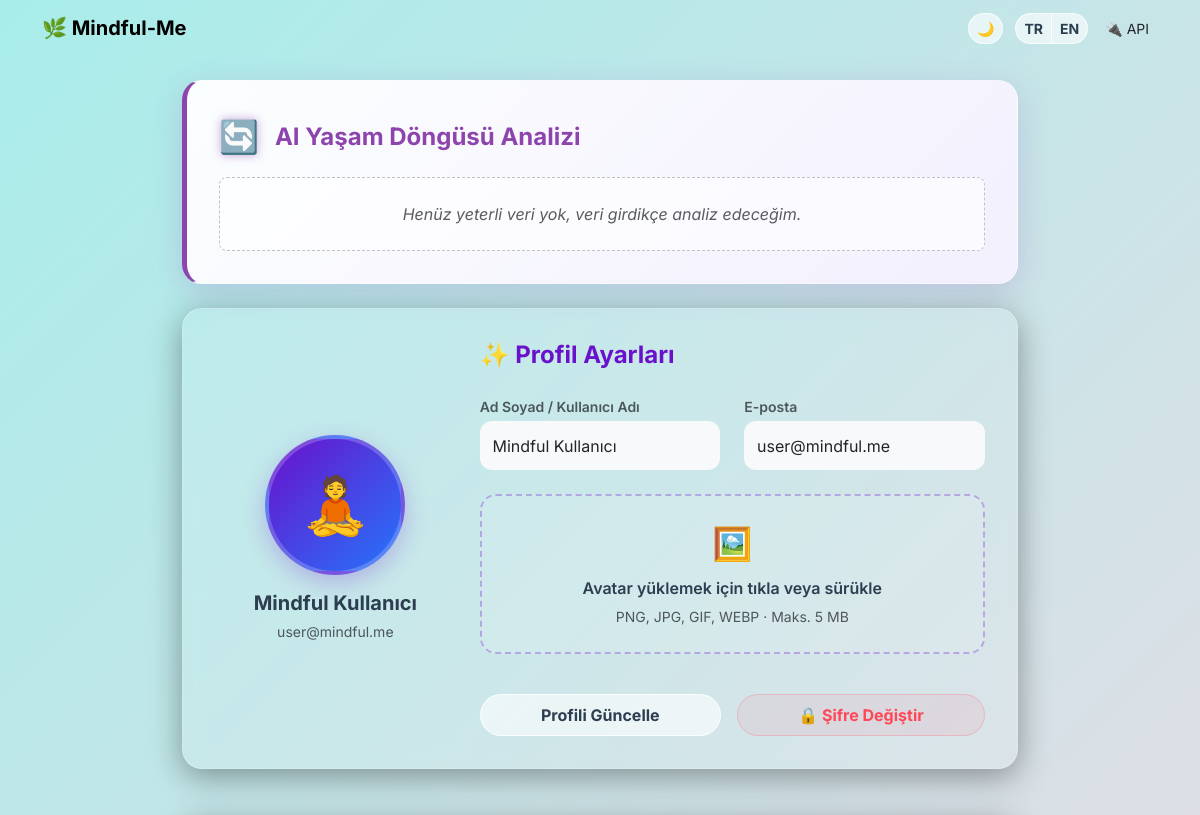
Before: /profile (upper part) with the older database file.
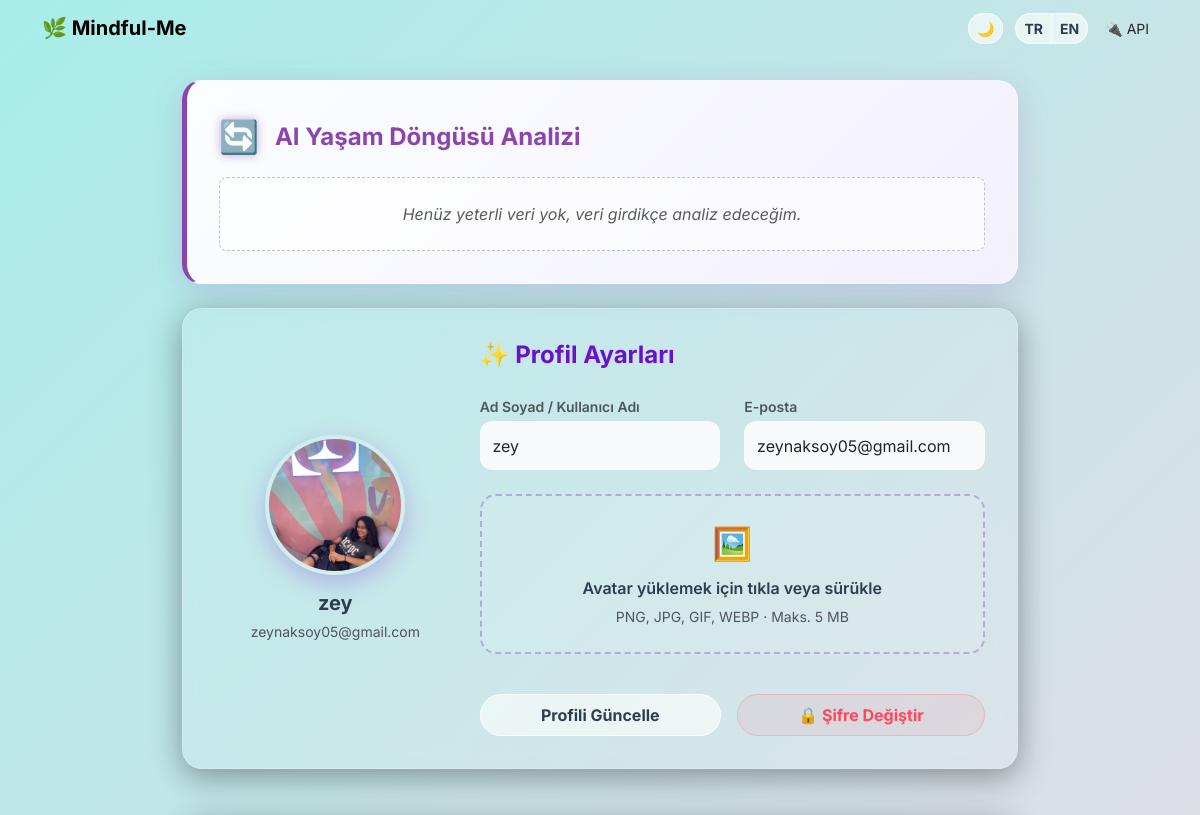
After: the same page with the newer database file.
### app/models.py (models this page shows, shortened)
class User(db.Model):
    id = db.Column(db.Integer, primary_key=True)
    username = db.Column(db.String(64), index=True, unique=True)
    email = db.Column(db.String(120), index=True, unique=True)
    password_hash = db.Column(db.String(256))
    avatar_file = db.Column(db.String(120), nullable=False, default='default.png')
    streak_count = db.Column(db.Integer, default=0)
    last_entry_date = db.Column(db.Date, nullable=True)
    has_sleep_master_badge = db.Column(db.Boolean, default=False)
    last_login = db.Column(db.DateTime, default=db.func.now())
    pending_notification = db.Column(db.String(255), nullable=True)

### app/routes.py (the view)
@main.route('/profile', methods=['GET', 'POST'])
def profile():
    try:
        user = User.query.first()
        if not user:
            user = User(username=_('Mindful Kullanıcı'), email='user@mindful.me', avatar_file='default.png')
            db.session.add(user)
            db.session.commit()
    except Exception:
        db.session.rollback()
        class DummyUser:
            id = 1
            username = 'Mindful Kullanıcı'
            email = 'user@mindful.me'
            avatar_file = 'default.png'
            streak_count = 0
        user = DummyUser()
        user.has_sleep_master_badge = False
    check_badges(user)
    smart_coach_feedback = get_lifestyle_feedback()
    form = ProfileForm()
    if form.validate_on_submit():
        try:
            user.username = form.username.data
            user.email = form.email.data
            file = form.avatar.data
            if file and file.filename:
                filename  = secure_filename(file.filename)
                ext       = os.path.splitext(filename)[1].lower() if '.' in filename else ''
                save_name = f"avatar_{user.id}{ext}"
                os.makedirs(AVATARS_DIR, exist_ok=True)
                file.save(os.path.join(AVATARS_DIR, save_name))
                user.avatar_file = save_name
            db.session.commit()
            flash(_('Profil başarıyla güncellendi! 🎉'), 'success')
        except Exception:
            db.session.rollback()
            flash(_('Profil güncellenirken hata oluştu (Veritabanı şema sorunu).'), 'danger')
        return redirect(url_for('main.profile'))
    elif request.method == 'GET':
        form.username.data = getattr(user, 'username', '')
        form.email.data = getattr(user, 'email', '')
    try:
        total_entries  = MoodEntry.query.count()
        all_entries = MoodEntry.query.all()
    except Exception:
        db.session.rollback()
        total_entries = 0
        all_entries = []
    mood_counts    = {}
    for e in all_entries:
        if getattr(e, 'mood', None):
            mood_counts[e.mood] = mood_counts.get(e.mood, 0) + 1
    best_mood      = max(mood_counts, key=mood_counts.get) if mood_counts else None
    avatar_file = getattr(user, 'avatar_file', 'default.png')
    avatar_url     = url_for('static', filename=f'avatars/{avatar_file}') \
                     if avatar_file and avatar_file != 'default.png' \
                     else None
    streak = getattr(user, 'streak_count', 0) or 0
    badges = [
        {'name': _('Başlangıç'), 'icon': '🌱', 'desc': _('3 Günlük Seri'), 'earned': streak >= 3},
        {'name': _('İstikrarlı'), 'icon': '🔥', 'desc': _('7 Günlük Seri'), 'earned': streak >= 7},
        {'name': _('Zen Ustası'), 'icon': '👑', 'desc': _('30 Günlük Seri'), 'earned': streak >= 30}
    ]
    if getattr(user, 'has_sleep_master_badge', False):
        badges.append({'name': _('Uyku Ustası'), 'icon': '💤', 'desc': _('3 Gün Üst Üste 8+ Saat Uyku'), 'earned': True})
    else:
        badges.append({'name': _('Uyku Ustası'), 'icon': '💤', 'desc': _('3 Gün Üst Üste 8+ Saat Uyku'), 'earned': False})
    insights = calculate_lifestyle_insights(all_entries)
    top_activities = get_best_feeling_activities(all_entries)
    show_support_card = False
    motivation_quote = ""
    try:
        latest_entry = MoodEntry.query.order_by(MoodEntry.timestamp.desc()).first()
        if latest_entry:
            score = MOOD_VALUES.get(latest_entry.mood, 3)
            bad_words = ['kötü', 'stresli', 'üzgün', 'uzgun', 'kotu']
            text_to_check = f"{latest_entry.text or ''} {getattr(latest_entry, 'mini_journal', '') or ''} {getattr(latest_entry, 'free_writing', '') or ''}".lower()
            has_bad_word = any(word in text_to_check for word in bad_words)
            if score < 3 or has_bad_word:
                show_support_card = True
                import random
                quotes = [
                    _("Zor zamanlar geçicidir, ama güçlü insanlar kalıcıdır."),
                    _("Her yeni gün, yeni bir başlangıçtır."),
                    _("İçindeki güce güven, sen bundan daha güçlüsün."),
                    _("Küçük adımlar, büyük değişimlere yol açar. Sadece devam et."),
                    _("Kendine şefkat göster, bugün elinden gelenin en iyisini yapıyorsun.")
                ]
                motivation_quote = random.choice(quotes)
    except Exception:
        pass
    ai_patterns = analyze_patterns()
    return render_template('profile.html', user=user, form=form,
                           total_entries=total_entries, mood_counts=mood_counts,
                           best_mood=best_mood, avatar_url=avatar_url, badges=badges,
                           insights=insights, smart_coach_feedback=smart_coach_feedback,
                           top_activities=top_activities, show_support_card=show_support_card,
                           motivation_quote=motivation_quote, ai_patterns=ai_patterns)

### app/forms.py
class ProfileForm(FlaskForm):
    username = StringField(_l('Ad Soyad / Kullanıcı Adı'), validators=[DataRequired()])
    email = StringField(_l('E-posta'), validators=[DataRequired(), Email()])
    avatar = FileField(_l('Avatar Yükle'), validators=[
        FileAllowed(['jpg', 'jpeg', 'png', 'gif', 'webp'], _l('Sadece resim dosyaları yüklenebilir!'))
    ])
    submit = SubmitField(_l('Profili Güncelle'))

### app/__init__.py (called while the page is built)
def get_locale():
    if 'language' in session:
        return session['language']
    return request.accept_languages.best_match(['tr', 'en'], default='tr')

### app/models.py (called while the page is built)
def get_fernet():
    key = current_app.config.get('ENCRYPTION_KEY')
    if key:
        try:
            from cryptography.fernet import Fernet
            return Fernet(key.encode('utf-8'))
        except ImportError:
            pass
    return None

    @property
    def mini_journal(self):
        f = get_fernet()
        if self._mini_journal and f:
            try:
                return f.decrypt(self._mini_journal.encode('utf-8')).decode('utf-8')
            except:
                return self._mini_journal
        return self._mini_journal

### app/routes.py (called while the page is built)
@main.before_request
def check_pending_notifications():
    try:
        user = User.query.first()
        if user:
            user.last_login = datetime.utcnow()
            if getattr(user, 'pending_notification', None):
                flash(user.pending_notification)
                user.pending_notification = None
            db.session.commit()
    except Exception:
        db.session.rollback()

def check_badges(user):
    if not user: return
    recent_entries = MoodEntry.query.order_by(MoodEntry.timestamp.desc()).limit(3).all()
    if len(recent_entries) == 3:
        all_good = True
        for e in recent_entries:
            if getattr(e, 'sleep_hours', None) is None or float(e.sleep_hours) < 8:
                all_good = False
                break
        if all_good and not getattr(user, 'has_sleep_master_badge', False):
            user.has_sleep_master_badge = True
            try:
                db.session.commit()
            except Exception:
                db.session.rollback()

### app/templates/profile.html (shortened to what this page needs)
<!DOCTYPE html>
<html lang="tr">
<head>
    <link href="https://cdn.jsdelivr.net/npm/bootstrap@5.3.2/dist/css/bootstrap.min.css" rel="stylesheet">
    <link rel="stylesheet" href="{{ url_for('static', filename='css/style.css') }}">
</head>
<body>
    <nav class="navbar navbar-expand-lg navbar-light mb-4 glass-nav">
        <div class="container">
            <a class="navbar-brand fw-bold" href="{{ url_for('main.index') }}">🌿 Mindful-Me</a>
            <div class="ms-auto d-flex align-items-center gap-2">
                <button class="btn btn-sm btn-glass me-1" id="darkModeToggle" title="{{ _('Gece Modu') }}">🌙</button>
                <div class="btn-group">
                    <a href="{{ url_for('main.set_language', language='tr') }}" class="btn btn-sm btn-glass">TR</a>
                    <a href="{{ url_for('main.set_language', language='en') }}" class="btn btn-sm btn-glass">EN</a>
                </div>
                <a href="{{ url_for('main.api_entries') }}" target="_blank" class="btn btn-sm btn-api">
                    🔌 {{ _('API') }}
                </a>
            </div>
        </div>
    </nav>
    <div class="container" style="max-width: 860px;">
        <div class="glass-card mb-4" style="background: linear-gradient(135deg, rgba(255, 255, 255, 0.95) 0%, rgba(245, 240, 255, 0.95) 100%); border-left: 5px solid #8e44ad; box-shadow: 0 8px 32px rgba(142, 68, 173, 0.2);">
            <div class="d-flex align-items-center mb-3">
                <span class="fs-2 me-3" style="text-shadow: 0 0 10px rgba(142,68,173,0.5);">🔄</span>
                <h4 class="fw-bold m-0" style="color: #8e44ad;">{{ _('AI Yaşam Döngüsü Analizi') }}</h4>
            </div>
            {% if ai_patterns and ai_patterns|length > 0 %}
                <div class="d-flex flex-column gap-3">
                {% for pattern in ai_patterns %}
                    <div class="p-3 rounded-3" style="background: rgba(255, 235, 238, 0.8); border: 1px dashed #e74c3c; border-left: 4px solid #e74c3c;">
                        <div class="d-flex align-items-start">
                            <span class="fs-4 me-3">⚠️</span>
                            <div>
                                <strong class="text-danger d-block mb-1">{{ _('Tespit Edildi:') }}</strong>
                                <span class="text-dark">{{ pattern }}</span>
                            </div>
                        </div>
                    </div>
                {% endfor %}
                </div>
            {% else %}
                <div class="p-4 rounded-3 text-center" style="background: rgba(255,255,255,0.6); border: 1px dashed #bdc3c7;">
                    <p class="text-muted mb-0"><em>{{ _('Henüz yeterli veri yok, veri girdikçe analiz edeceğim.') }}</em></p>
                </div>
            {% endif %}
        </div>
        <div class="glass-card">
            <div class="row align-items-center g-4">
                <div class="col-md-4 text-center">
                    <div class="avatar-wrapper float-anim d-inline-block">
                        {% if avatar_url %}
                        <img src="{{ avatar_url }}" class="avatar-circle" alt="Avatar">
                        {% else %}
                        <div class="avatar-placeholder mx-auto">🧘</div>
                        {% endif %}
                    </div>
                    <h5 class="fw-bold mt-3 mb-1">{{ user.username }}</h5>
                    <small class="text-muted">{{ user.email }}</small>
                </div>
                <div class="col-md-8">
                    <h4 class="fw-bold mb-4" style="color:#6a11cb;">✨ {{ _('Profil Ayarları') }}</h4>
                    <form method="POST" enctype="multipart/form-data" id="profileForm">
                        <div class="row mb-4">
                            <div class="col-md-6">
                                {{ form.username.label(class_="form-label fw-semibold text-muted small mb-1") }}
                                {{ form.username(class_="form-control bg-light border-0", style="border-radius:12px;
                                padding:0.8rem;") }}
                            </div>
                            <div class="col-md-6 mt-3 mt-md-0">
                                {{ form.email.label(class_="form-label fw-semibold text-muted small mb-1") }}
                                {{ form.email(class_="form-control bg-light border-0", style="border-radius:12px;
                                padding:0.8rem;") }}
                            </div>
                        </div>
                        <label for="avatarInput" class="upload-zone w-100 mb-3">
                            <div class="fs-2 mb-2">🖼️</div>
                            <p class="fw-semibold mb-1">{{ _('Avatar yüklemek için tıkla veya sürükle') }}</p>
                            <small class="text-muted">{{ _('PNG, JPG, GIF, WEBP · Maks. 5 MB') }}</small>
                        </label>
                        <div class="d-flex flex-column flex-md-row gap-3 mt-4">
                            {{ form.submit(class_="btn btn-glass flex-grow-1 py-2") }}
                            <a href="{{ url_for('main.change_password') }}" class="btn flex-grow-1 py-2 fw-bold"
                                style="background: rgba(255,107,129,0.1); border: 1px solid rgba(255,107,129,0.3); color: #ff4757; border-radius: 50px; transition: all 0.3s;">
                                🔒 {{ _('Şifre Değiştir') }}
                            </a>
                        </div>
                    </form>
                </div>
            </div>
        </div>
    </div>
</body>
</html>

### app/static/css/style.css (style rules this page uses)
* { transition: all 0.3s ease; }
:root { --bg-gradient: linear-gradient(135deg, #a8edea 0%, #fed6e3 100%); --text-color: #2c3e50; --glass-bg: rgba(255, 255, 255, 0.1); --glass-border: rgba(255, 255, 255, 0.2); --glass-shadow: 0 8px 32px 0 rgba(0, 0, 0, 0.37); --nav-bg: rgba(255, 255, 255, 0.2); --btn-glass-bg: rgba(255, 255, 255, 0.6); --btn-glass-border: rgba(255, 255, 255, 0.8); --btn-glass-hover: rgba(255, 255, 255, 0.9); }
body { background: var(--bg-gradient); color: var(--text-color); font-family: 'Inter', 'Segoe UI', Tahoma, Geneva, Verdana, sans-serif; min-height: 100vh; }
.glass-card { background: var(--glass-bg); backdrop-filter: blur(10px); -webkit-backdrop-filter: blur(10px); border: 1px solid var(--glass-border); box-shadow: var(--glass-shadow); border-radius: 20px; padding: 2rem; }
.btn-glass { background: var(--btn-glass-bg); border: 1px solid var(--btn-glass-border); color: var(--text-color); font-weight: bold; border-radius: 50px; }
.avatar-wrapper { position: relative; display: inline-block; }
.avatar-circle { width: 140px; height: 140px; border-radius: 50%; object-fit: cover; border: 4px solid var(--glass-border); box-shadow: 0 8px 25px rgba(106, 17, 203, 0.25); transition: transform 0.3s; }
.upload-zone { border: 2px dashed rgba(106, 17, 203, 0.3); border-radius: 16px; padding: 1.5rem; text-align: center; background: var(--glass-bg); cursor: pointer; transition: all 0.3s; }
.float-anim { animation: float 3s ease-in-out infinite; }

Changed rows visible on the page:
changed User: username "Mindful Kullanıcı" → "zey"; email "user@mindful.me" → "zeynaksoy05@gmail.com"
